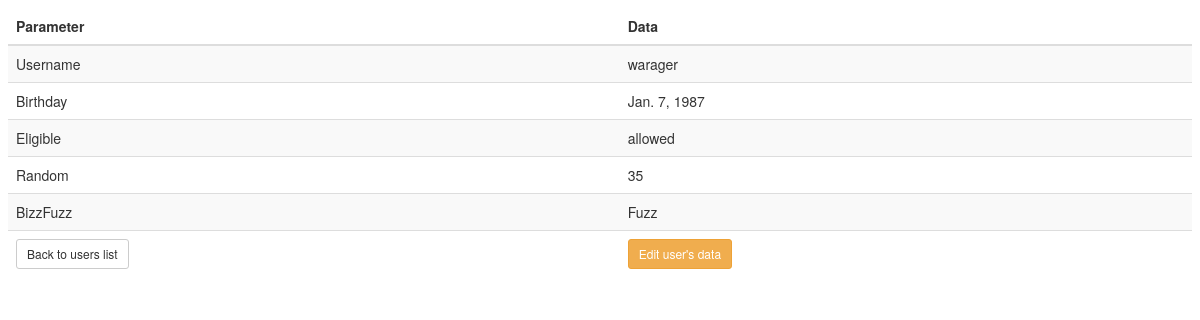
Screenshot of /view/1 with the database file from the repository.
### milo_task/account/models.py (models this page shows)
class User(AbstractUser):
    birthday = models.DateField(null=True, blank=True)
    random = models.IntegerField(auto_created=True, default=randint(0, 100))
    REQUIRED_FIELDS = ['birthday', 'random']

### milo_task/account/views.py (the view)
# urls.py: url(r'^view/(?P<user_id>\d+)$', 'milo_task.account.views.display'),
def display(request, user_id):
    user = User.objects.get(id=user_id)
    data = {
        'user': user
    }
    return render(request, "account/display.html", data)

### milo_task/account/templatetags/account_extras.py (called while the page is built)
@register.filter
def eligible(born):
    return get_eligible(born)

@register.filter
def bizzfuzz(random):
    return get_bizzfuzz(random)

### milo_task/account/utils.py (called while the page is built)
def get_eligible(born):
    if not born:
        return 'blocked'
    today = date.today()
    age = today.year - born.year - ((today.month, today.day) < (
                                    born.month, born.day))
    if age > 13:
        return 'allowed'
    else:
        return 'blocked'

def get_bizzfuzz(random):
    if random % 3 == 0 and random % 5 == 0:
        return 'BizzFuzz'
    if random % 3 == 0:
        return 'Bizz'
    if random % 5 == 0:
        return 'Fuzz'
    else:
        return random

### milo_task/account/templates/account/display.html
{% extends 'base.html' %}
{% load account_extras %}
{% block content %}
    <table class="table table-striped"
         data-role="table">
    <thead>
    <tr>
      <th>Parameter</th>
      <th>Data</th>
    </tr>
    </thead>
    <tbody>
      <tr>
        <td>Username</td>
        <td>{{ user.username }}</td>
      </tr>
      <tr>
        <td>Birthday</td>
        <td>{{ user.birthday }}</td>
      </tr>
      <tr>
        <td>Eligible</td>
        <td>{{ user.birthday|eligible }} </td>
      </tr>
      <tr>
        <td>Random</td>
        <td>{{ user.random}}</td>
      </tr>
      <tr>
        <td>BizzFuzz</td>
        <td>{{ user.random|bizzfuzz }}</td>
      </tr>
      <tr>
        <td>
          <a href="/" class="btn btn-default btn-sm">Back to users list</a>
        </td>
        <td>
          <a href="/edit/{{ user.id }}" class="btn btn-warning
          btn-sm">Edit user's data</a>
        </td>
      </tr>
    </tbody>
  </table>
{% endblock %}

### milo_task/account/templates/base.html (style rules this page uses)
body { margin: 8px; }

### rows the page displays
User: username "warager", birthday "Jan. 7, 1987", birthday|eligible "allowed", random "35", random|bizzfuzz "Fuzz"
